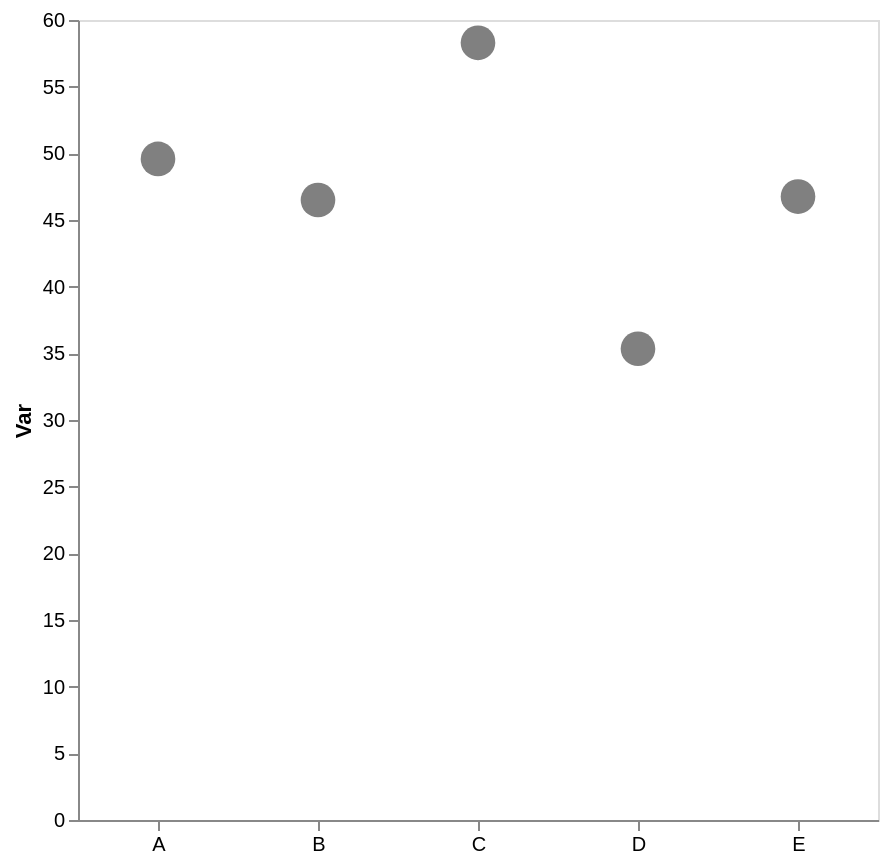

Vega-Lite specification for this chart:
### Vega-Lite specification from a JSON file in a GitHub repository (floating-point values rounded to 4 significant figures)
{"config": {"view": {"continuousWidth": 300, "continuousHeight": 300}, "axis": {"grid": false}, "bar": {"color": "gray"}}, "data": {"name": "data-df60f004ea423c1b52d42614132162ca"}, "mark": {"type": "point", "color": "gray", "filled": true, "size": 300}, "encoding": {"x": {"axis": {"labelAngle": 0, "title": null}, "field": "cat", "type": "nominal"}, "y": {"aggregate": "mean", "axis": {"title": "Var"}, "field": "var1", "type": "quantitative"}}, "height": 400, "width": 400, "$schema": "https://vega.github.io/schema/vega-lite/v5.17.0.json", "datasets": {"data-df60f004ea423c1b52d42614132162ca": [{"cat": "B", "var1": 52.03, "var2": 52.25}, {"cat": "E", "var1": 49.94, "var2": 43.18}, {"cat": "D", "var1": 35.34, "var2": 52.92}, {"cat": "A", "var1": 44.27, "var2": 49.8}, {"cat": "E", "var1": 43.58, "var2": 59.42}, {"cat": "B", "var1": 42.74, "var2": 34.12}, {"cat": "B", "var1": 45.69, "var2": 69.31}, {"cat": "C", "var1": 60.56, "var2": 50.79}, {"cat": "B", "var1": 61.45, "var2": 40.26}, {"cat": "C", "var1": 56.02, "var2": 63.35}, {"cat": "B", "var1": 30.58, "var2": 44.58}, {"cat": "A", "var1": 54.9, "var2": 32.46}]}}
